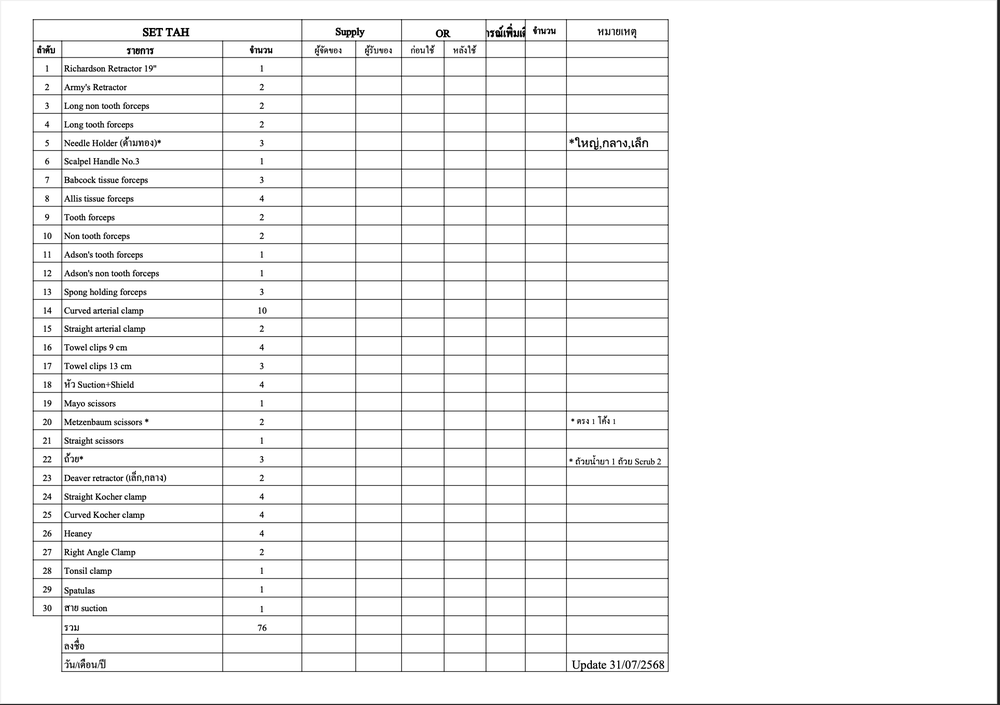
#> input picture public/TAHSet.png, 1000 x 705 px, shrunk from 1928 x 1360 before the run; its folder holds only this picture in this run
$ python preProcessing.py
#> lines starting #> are read from the running program, lines starting #| are printed output that depends on the picture; after the words box and inside, x2 and y2 are one past the last pixel; in counts of white or black regions, pixels touching at a corner belong together
import cv2
import os
import numpy as np

def extract_columns(image_path, output_folder):
    if not os.path.exists(output_folder):
        os.makedirs(output_folder)

    img = cv2.imread(image_path)
    if img is None: return 0

    gray = cv2.cvtColor(img, cv2.COLOR_BGR2GRAY)
    # ใช้ BINARY_INV เพื่อเน้นเส้นตาราง
    thresh = cv2.adaptiveThreshold(gray, 255, cv2.ADAPTIVE_THRESH_GAUSSIAN_C, cv2.THRESH_BINARY_INV, 11, 2)

    # เน้นหาเส้นตั้งยาวๆ เพื่อแยกคอลัมน์ (ปรับค่า 100 ตามความละเอียดรูป)
    vert_kernel = cv2.getStructuringElement(cv2.MORPH_RECT, (1, 100))
    detect_vertical = cv2.morphologyEx(thresh, cv2.MORPH_OPEN, vert_kernel, iterations=2)

    # หาตำแหน่งเส้นตั้งเพื่อหาขอบซ้าย-ขวาของแต่ละคอลัมน์
    contours, _ = cv2.findContours(detect_vertical, cv2.RETR_TREE, cv2.CHAIN_APPROX_SIMPLE)

    # ดึงค่าพิกัด X ของเส้นตั้งออกมาและเรียงลำดับจากซ้ายไปขวา
    boundaries = sorted([cv2.boundingRect(c)[0] for c in contours])

    # กำจัดเส้นที่อยู่ใกล้กันเกินไป (เส้นซ้อน)
    filtered_boundaries = []
    if boundaries:
        filtered_boundaries.append(boundaries[0])
        for i in range(1, len(boundaries)):
            # ถ้าห่างกันเกิน 50px ถึงนับเป็นคอลัมน์ใหม่ (ปรับเลขนี้ได้ถ้าคอลัมน์แคบไปหรือกว้างไป)
            if boundaries[i] - filtered_boundaries[-1] > 50:
                filtered_boundaries.append(boundaries[i])

    # ตัดรูปตามคอลัมน์
    count = 0
    for i in range(len(filtered_boundaries) - 1):
        x_start = filtered_boundaries[i]
        x_end = filtered_boundaries[i+1]
        column_img = img[:, x_start:x_end] # ตัดยาวตั้งแต่บนสุดถึงล่างสุด
        cv2.imwrite(os.path.join(output_folder, f"column_{i}.jpg"), column_img)
        count += 1

    return count

def preprocess_image_for_ocr(image_path, output_path):
    """
    ทำให้ภาพชัดขึ้นก่อนส่งให้ OCR (ทำขาวดำ)
    """
    img = cv2.imread(image_path)
    if img is None: return False
    gray = cv2.cvtColor(img, cv2.COLOR_BGR2GRAY)
    blurred = cv2.GaussianBlur(gray, (5, 5), 0)
    thresh = cv2.adaptiveThreshold(blurred, 255, cv2.ADAPTIVE_THRESH_GAUSSIAN_C, cv2.THRESH_BINARY, 11, 2)
    cv2.imwrite(output_path, thresh)
    return True

def process_folder(input_folder="./public", output_folder="./public/pre-processed", cells_base_folder="./public/cells"):
    """
    ลูปประมวลผลทุกรูปในโฟลเดอร์
    """
    if not os.makedirs(output_folder, exist_ok=True): pass

    supported_extensions = ('.png', '.jpg', '.jpeg')

    for filename in os.listdir(input_folder):
        if filename.lower().endswith(supported_extensions):
            input_path = os.path.join(input_folder, filename)

            # 1. ทำภาพขาวดำ
            processed_path = os.path.join(output_folder, f"processed_{filename}")
            print(f"--- Processing {filename} ---")
            preprocess_image_for_ocr(input_path, processed_path)
#> in preprocess_image_for_ocr, img is the input picture: shape (705, 1000, 3); mean B, G, R 243.2, 243.2, 243.2
#> in preprocess_image_for_ocr, `thresh = cv2.adaptiveThreshold(blurred, 255, cv2.ADAPTIVE_THRESH_GAUSS..`:
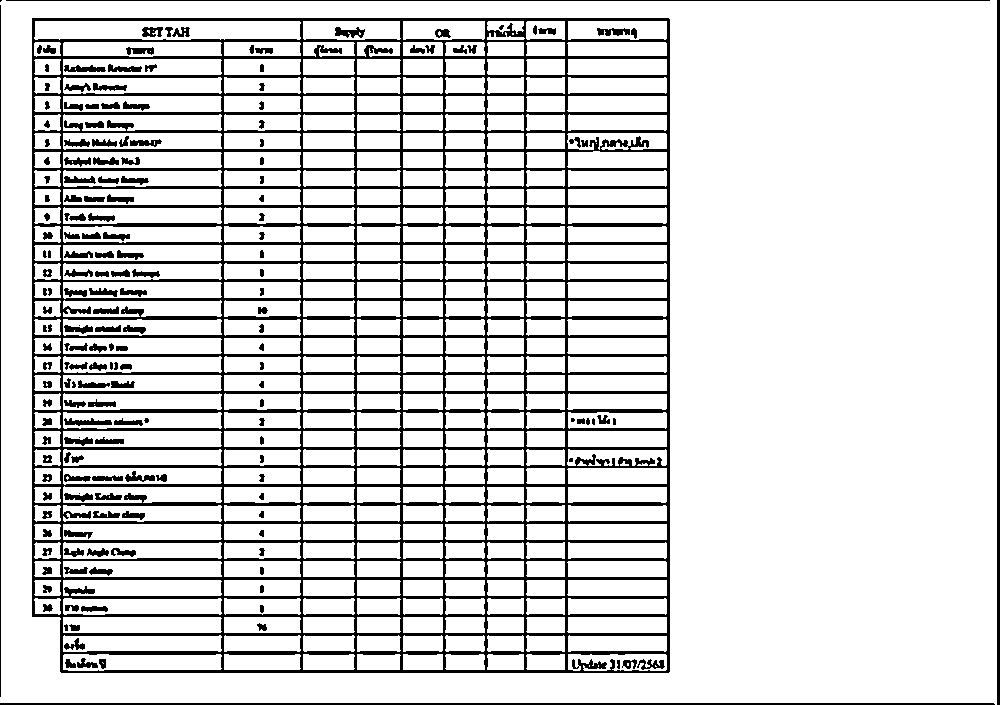
#> thresh: shape (705, 1000); 84.8% white; 193 black regions (9 under 20 px), largest, box (x1, y1, x2, y2) and area: (32, 18, 670, 673) 87610, (997, 0, 1000, 705) 2115, (0, 703, 995, 705) 1989

            # 2. ตัดรูปเป็นคอลัมน์ (เรียกใช้ฟังก์ชัน extract_columns ให้ตรงกัน)
            image_name = os.path.splitext(filename)[0]
            current_cells_folder = os.path.join(cells_base_folder, image_name)

            num_cols = extract_columns(input_path, current_cells_folder)
#> in extract_columns, `thresh = cv2.adaptiveThreshold(gray, 255, cv2.ADAPTIVE_THRESH_GAUSSIAN..`:
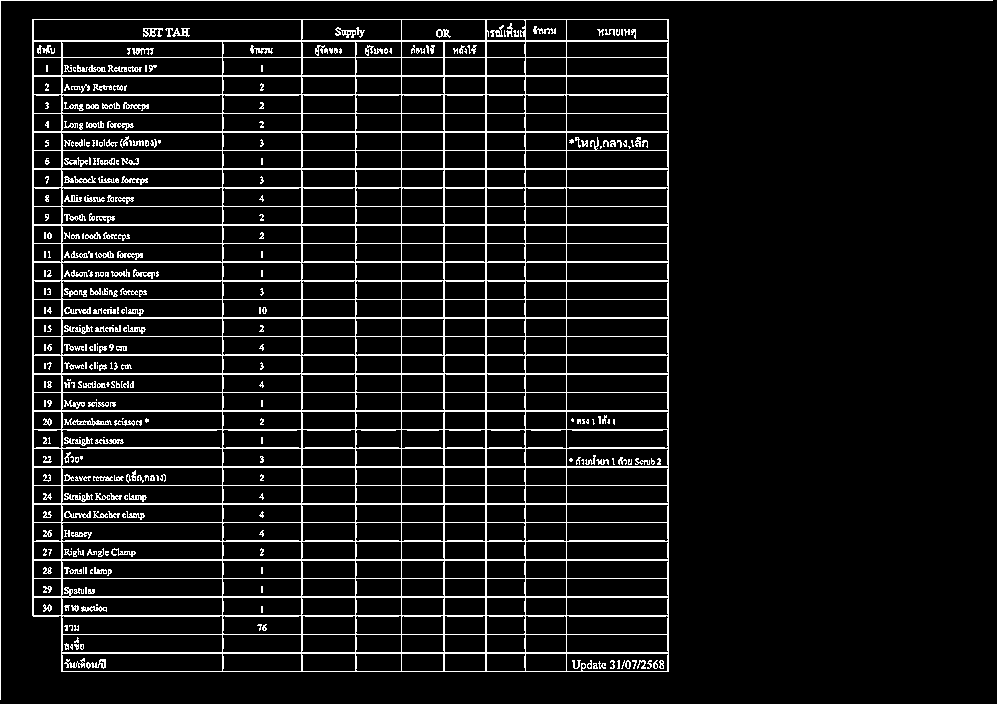
#> thresh: shape (705, 1000); 9% white in thin lines or dots
#> in extract_columns, `detect_vertical = cv2.morphologyEx(thresh, cv2.MORPH_OPEN, vert_kernel..`:
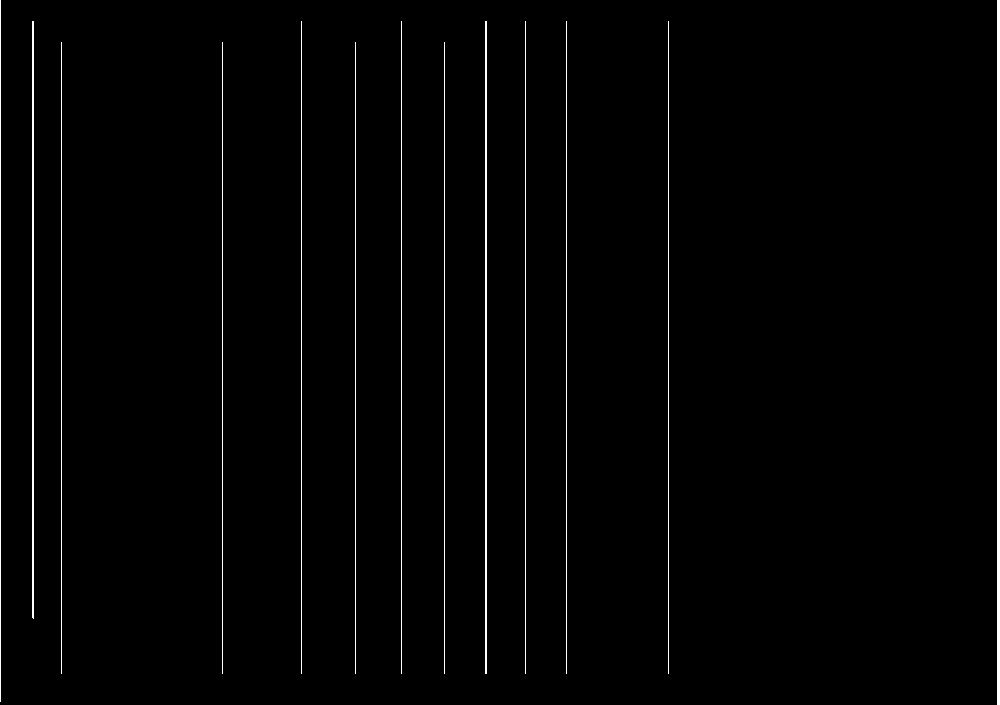
#> detect_vertical: shape (705, 1000); 1.6% white in thin lines or dots
#> in extract_columns, `contours, _ = cv2.findContours(detect_vertical, cv2.RETR_TREE, cv2.CHA..`: contours = 13 contours, 10 with area under 20; largest, box (x1, y1, x2, y2) and area: (997, 0, 1000, 705) 1408, (485, 21, 487, 674) 652, (32, 21, 34, 619) 596
#> in extract_columns, `boundaries = sorted([cv2.boundingRect(c)[0] for c in contours])`: boundaries = [0, 32, 61, 222, 301, 355, 401, 444, 485, 525, 566, 668, 997]
#> the loop in extract_columns, `for i in range(1, len(boundaries)):` made 12 passes
#> after the loop in extract_columns, `for i in range(1, len(boundaries)):`: filtered_boundaries = [0, 61, 222, 301, 355, 444, 525, 668, 997]
#> the loop in extract_columns, `for i in range(len(filtered_boundaries) - 1):` made 8 passes
#> (x_start, x_end) on passes 1 to 8: (0, 61), (61, 222), (222, 301), (301, 355), (355, 444), (444, 525), (525, 668), (668, 997)
#> pass 1, in extract_columns, `column_img = img[:, x_start:x_end]`:
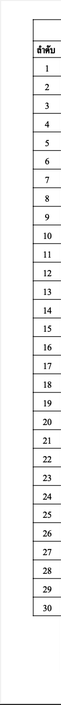
#> column_img: shape (705, 61, 3); mean B, G, R 244.1, 244.1, 244.1
#> pass 2, in extract_columns, `column_img = img[:, x_start:x_end]`:
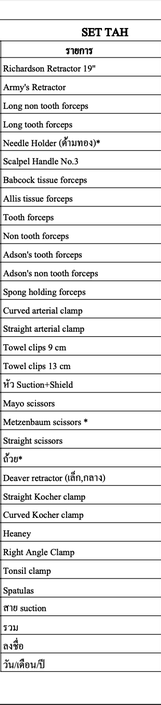
#> column_img: shape (705, 161, 3); mean B, G, R 232.5, 232.5, 232.5
#> pass 3, in extract_columns, `column_img = img[:, x_start:x_end]`:
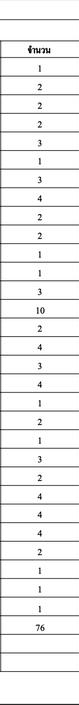
#> column_img: shape (705, 79, 3); mean B, G, R 241, 241, 241
#> after the loop in extract_columns, `for i in range(len(filtered_boundaries) - 1):`: count = 8
#> num_cols = 8
            print(f"Success: Extracted {num_cols} columns into {current_cells_folder}")
#| Success: Extracted 8 columns into ./public/cells/TAHSet

if __name__ == "__main__":
    process_folder()

# [55 lines of commented-out code are left out]
